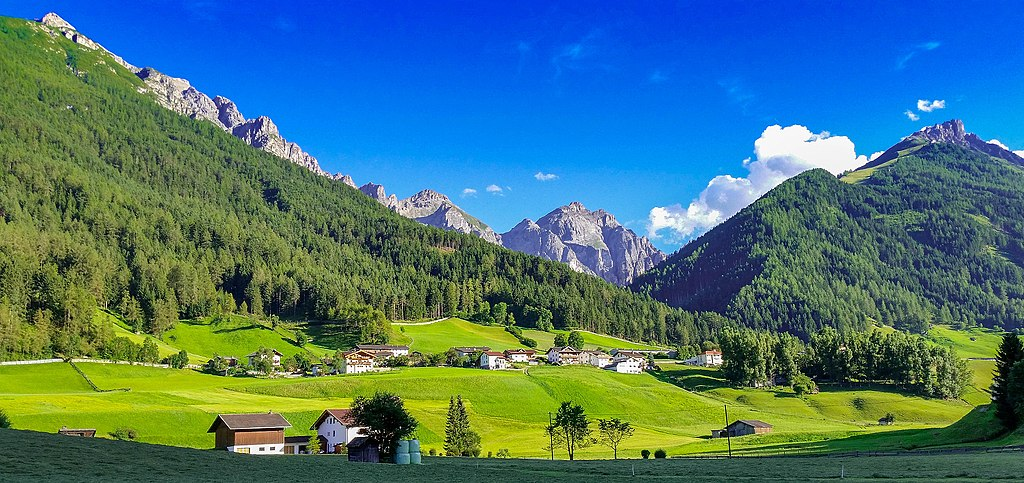
#> input picture color_image.jpeg, 1024 x 483 px
$ python py5_ind_2_lim573.py
#> lines starting #> are read from the running program, lines starting #| are printed output that depends on the picture
"""
Course Number: ENGR 13300
Semester: Fall 2026

Description:
    Take a template image and find it in a more broad image. Print out the location of the template and highlight on a plot the location of the template.

Assignment Information:
    Assignment:     17.2.1 py5 ind 2
    Team ID:        LC5 - 16
    Author:         Stephen Lim, lim573@purdue.edu
    Date:           10/13/2026

Contributors:
    Name, login@purdue [repeat for each]

    My contributor(s) helped me:
    [ ] understand the assignment expectations without
        telling me how they will approach it.
    [ ] understand different ways to think about a solution
        without helping me plan my solution.
    [ ] think through the meaning of a specific error or
        bug present in my code without looking at my code.
    Note that if you helped somebody else with their code, you
    have to list that person as a contributor here as well.

Academic Integrity Statement:
    I have not used source code obtained from any unauthorized
    source, either modified or unmodified; nor have I provided
    another student access to my code.  The project I am
    submitting is my own original work.
"""

from PIL import Image
import numpy as np
import matplotlib.pyplot as plt
from matplotlib.patches import Rectangle

def load_img(file_path):
    #open image with PIL
    OpenImage = Image.open(file_path)
    #convert image to numpy float array
    ArrayImage = np.array(OpenImage, dtype=float)
    #ArrayImage.shape[2] is the amount of channels, [0][1] are height and width
    if len(ArrayImage.shape) == 3 and ArrayImage.shape[2] == 4:
        ArrayImage = ArrayImage[:, :, :3] #convert to 3 channels (rgb)
    #if the max value is not normalized, normalize the array
    NormalArray = []

    if ArrayImage.max() > 1.0:
        NormalArray = ArrayImage / 255.0
    else: NormalArray = ArrayImage

    TempArray = np.zeros_like(NormalArray)

    #if the image is grayscale (2 dimensions)
    if NormalArray.ndim == 2:
        for r in range(len(NormalArray)):
            for g in range(len(NormalArray[r])):
                v = NormalArray[r, g]
                if v <= 0.04045:
                    TempArray[r, g] = v / 12.92
                else:
                    TempArray[r, g] = ((v + 0.055) / 1.055) ** 2.4

    #if the image is color (3 dimensions)
    else:
        for r in range(len(NormalArray)):
            for g in range(len(NormalArray[r])):
                for b in range(len(NormalArray[r][g])):
                    v = NormalArray[r][g][b]
                    if v <= 0.04045:
                        TempArray[r][g][b] = v / 12.92
                    else:
                        TempArray[r][g][b] = ((v + 0.055) / 1.055) ** 2.4

    return TempArray

def rgb_to_grayscale(rgb_array):
    #apply formula across channels to produce a 2D array (height, width)
    gray_img = (0.2126 * rgb_array[:, :, 0] +
                0.7152 * rgb_array[:, :, 1] +
                0.0722 * rgb_array[:, :, 2])
    return gray_img

def ssd(grayscale_scene, grayscale_temp):
    scene_h = len(grayscale_scene)
    scene_w = len(grayscale_scene[0])

    temp_h = len(grayscale_temp)
    temp_w = len(grayscale_temp[0])


    #make sure temp doesn't exceed scene size
    out_h = scene_h - temp_h + 1
    out_w = scene_w - temp_w + 1
    #initialize a blank array
    R = np.zeros((out_h, out_w))

    #iterate through each pixel
    for i in range(out_h):
        for j in range(out_w):
            #take out regions of the scene that are the same size as the template
            region = grayscale_scene[i:i+temp_h, j:j+temp_w]

            R[i, j] = np.sum((region - grayscale_temp) ** 2)

    return R

def draw_rectangle(scene_rgb, temp_rgb, R):
    #get template dimensions
    temp_h = len(temp_rgb)
    temp_w = len(temp_rgb[0])
    #setup mins
    min_val = R[0][0]
    x_min = 0
    y_min = 0

    for i in range(len(R)):
        for j in range(len(R[0])):
            if R[i][j] < min_val:
                min_val = R[i][j]
                x_min = j
                y_min = i
    #display the original scene image and draw a red rectangle at (x, y)
    plt.figure()
    plt.imshow(scene_rgb)

    #add the rectangle patch
    #matplotlib wants (x, y) coordinates for the rectangle origin
    plt.gca().add_patch(Rectangle((x_min, y_min), width=temp_w, height=temp_h, edgecolor='red', facecolor='none', lw=2))

    plt.axis('off')
    plt.show()

    return x_min, y_min

def main():
    #ask user for file paths
    scene_path = input("Enter the path of the scene image you want to load: ")
#> the answer given: color_image.jpeg
    temp_path = input("Enter the path of the template image you want to load: ")
#> the answer given: ref_col.png

    #load color image arrays
    scene_rgb = load_img(scene_path)
#> in load_img, OpenImage is the input picture: PIL image 1024x483 RGB; mean R, G, B 71.6, 116.4, 121.3
#> after the loop in load_img, `for r in range(len(NormalArray)):`:
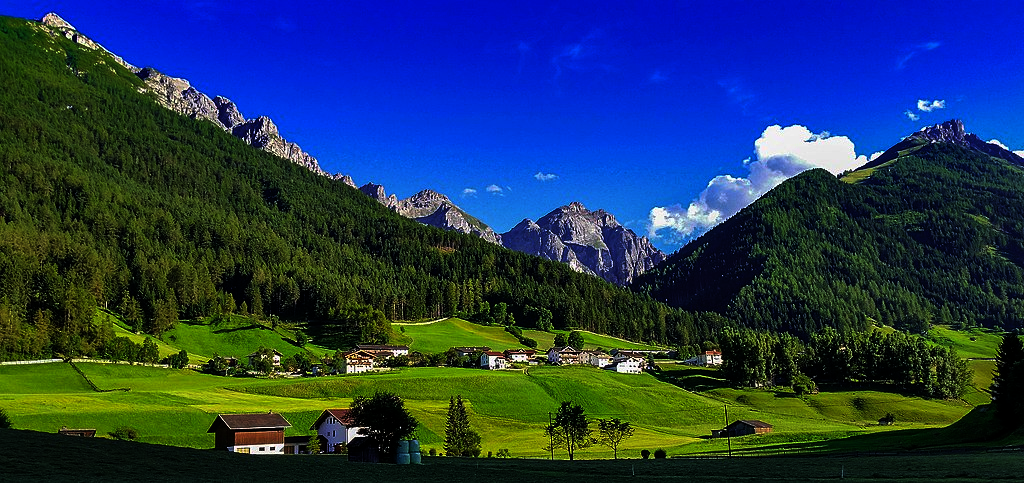
#> TempArray: shape (483, 1024, 3) float64; mean R, G, B 0.129, 0.222, 0.335
    temp_rgb = load_img(temp_path)
#> call 2 of load_img, with file_path = 'ref_col.png'
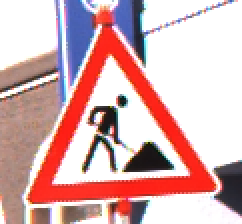
#> input picture ref_col.png, 121 x 112 px (shown 2 times larger)
#> in load_img, OpenImage is the input picture: PIL image 121x112 RGBA; mean R, G, B, A 215, 175.9, 176.5, 255
#> the loop in load_img (call 2), `for r in range(len(NormalArray)):` made 112 passes
#> after the loop in load_img (call 2), `for r in range(len(NormalArray)):`:
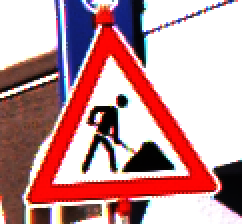
#> TempArray: shape (112, 121, 3) float64 (shown 2 times larger); mean R, G, B 0.766, 0.581, 0.592

    #convert to grayscale arrays
    scene_gray = rgb_to_grayscale(scene_rgb)
#> in rgb_to_grayscale, `gray_img = (0.2126 * rgb_array[:, :, 0] + 0.7152 * rgb_array[:, :, 1] ..`:
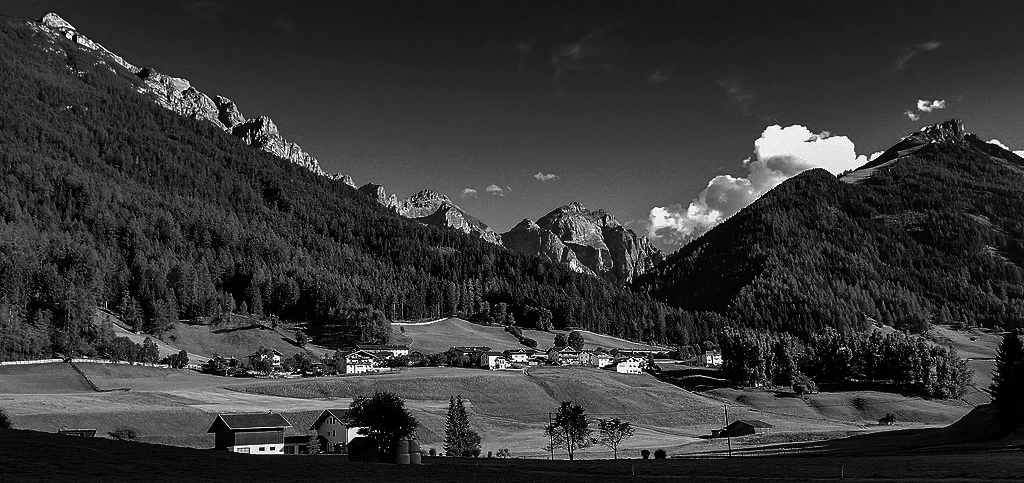
#> gray_img: shape (483, 1024) float64; min 0, max 1, mean 0.21
    temp_gray = rgb_to_grayscale(temp_rgb)
#> in rgb_to_grayscale (call 2), `gray_img = (0.2126 * rgb_array[:, :, 0] + 0.7152 * rgb_array[:, :, 1] ..`:
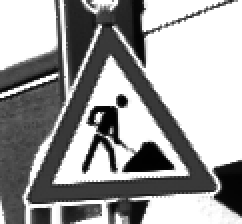
#> gray_img: shape (112, 121) float64 (shown 2 times larger); min 0.0071, max 1, mean 0.621

    #call ssd to obtain the output map
    R_map = ssd(scene_gray, temp_gray)
#> in ssd, `scene_h = len(grayscale_scene)`: scene_h = 483
#> in ssd, `scene_w = len(grayscale_scene[0])`: scene_w = 1024
#> in ssd, `temp_h = len(grayscale_temp)`: temp_h = 112
#> in ssd, `temp_w = len(grayscale_temp[0])`: temp_w = 121
#> in ssd, `out_h = scene_h - temp_h + 1`: out_h = 372
#> in ssd, `out_w = scene_w - temp_w + 1`: out_w = 904
#> after the loop in ssd, `for i in range(out_h):`:
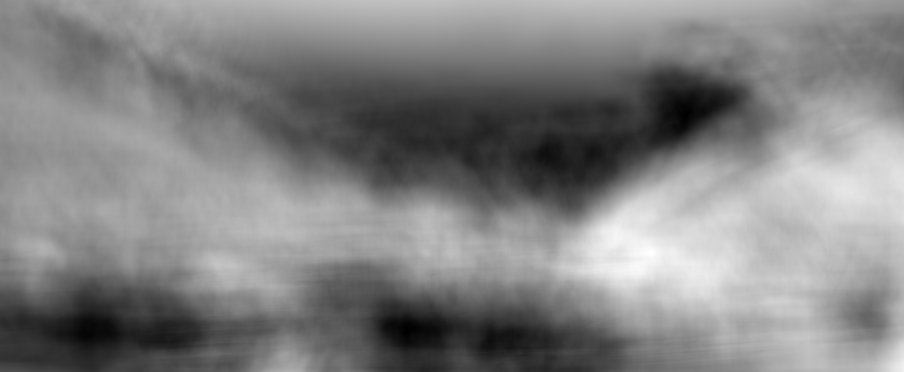
#> R: shape (372, 904) float64; min 3095, max 6043, mean 4604.4; drawn with min black and max white

    #display image and retrieve x, y coordinates
    x, y = draw_rectangle(scene_rgb, temp_rgb, R_map)
#> in draw_rectangle, `temp_h = len(temp_rgb)`: temp_h = 112
#> in draw_rectangle, `temp_w = len(temp_rgb[0])`: temp_w = 121
#> in draw_rectangle, `min_val = R[0][0]`: min_val = 4698.8
#> after the loop in draw_rectangle, `for i in range(len(R)):`: min_val = 3095; x_min = 406; y_min = 327
#> in draw_rectangle, `plt.show()`:
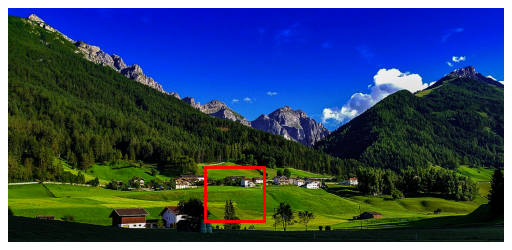
#> figure drawn by matplotlib, 1 panel
#> x = 406; y = 327
    print(f"The template is located at ({x}, {y})")
#| The template is located at (406, 327)


if __name__ == "__main__":
    main()
